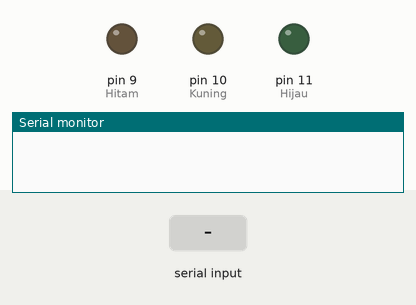
This sketch was run on a simulated Arduino Uno, built with avr-gcc and run on an emulated ATmega328P. Parts: output pins drawn as LEDs (lit = HIGH), the last lines printed to the serial monitor. Inputs (shaded band) come from the test bench.

Above: at 1.2 s.
1.3 s: "IN:GATE:OPEN\n" received over Serial
At 1.7 s:
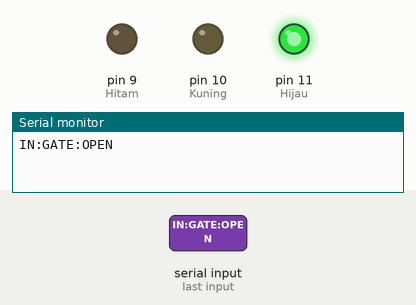
3.3 s: "IN:GATE:CLOSE\n" received over Serial
At 3.7 s:
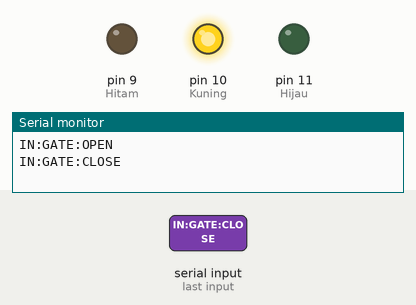
5.3 s: "IN:GATE:STOP\n" received over Serial
At 5.7 s:
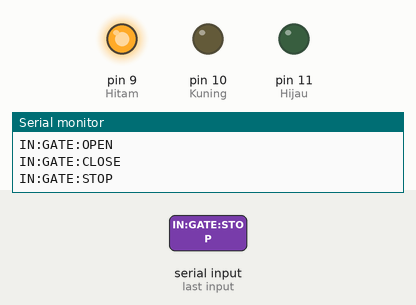
Timing chart, 0 to 8.3 s (numbered marks = the images above; inputs shaded):
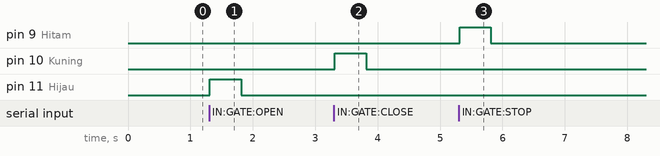

The sketch:

FirmwareGateV2.ino
```cpp
char data[13];  // Ukuran array sesuai kebutuhan (5 karakter + 1 null terminator)
#define Hitam 9
#define Kuning 10
#define Hijau 11

void setup() {
  Serial.begin(9600);
  pinMode (Hitam, OUTPUT);
  pinMode (Kuning, OUTPUT);
  pinMode (Hijau, OUTPUT);
}

void loop() {
  if (Serial.available() > 0) {
    char receivedChar = Serial.read();

    if (receivedChar == '\n') {
      // Tambahkan null terminator untuk menandai akhir array
      data[13] = '\0';

      // Tampilkan char array yang sudah diisi
      Serial.println(data);

      // Proses ketika kondisi tertentu terpenuhi (contoh: data[0] sampai data[3] adalah "BUKA")
      if (strcmp(data, "IN:GATE:OPEN") == 0) {
        atas();
        delay (500);
        standby ();
      }
      if (strcmp(data, "IN:GATE:CLOSE") == 0) {
        bawah ();
        delay (500);
        standby ();
      }
      if (strcmp(data, "IN:GATE:STOP") == 0) {
        stop ();
        delay (500);
        standby ();
      }


      // Reset array untuk menerima karakter berikutnya
      memset(data, 0, sizeof(data));
    } else {
      // Selama belum menerima newline, tambahkan karakter ke array
      data[strlen(data)] = receivedChar;
    }
  }

}

void bawah () {

  digitalWrite (Hitam, LOW);
  digitalWrite (Kuning, HIGH);
  digitalWrite (Hijau, LOW);

}

void atas () {

  digitalWrite (Hitam, LOW);
  digitalWrite (Kuning, LOW);
  digitalWrite (Hijau, HIGH);
}

void stop () {

  digitalWrite (Hitam, HIGH);
  digitalWrite (Kuning, LOW);
  digitalWrite (Hijau, LOW);
}

void standby () {

  digitalWrite (Hitam, LOW);
  digitalWrite (Kuning, LOW);
  digitalWrite (Hijau, LOW);
}
```

Measured:
- after the input at 1.3 s, pin 11 (Hijau): LOW → HIGH at once, → LOW 0.50 s later
- after the input at 3.3 s, pin 10 (Kuning): LOW → HIGH at once, → LOW 0.50 s later
- after the input at 5.3 s, pin 9 (Hitam): LOW → HIGH at once, → LOW 0.50 s later
